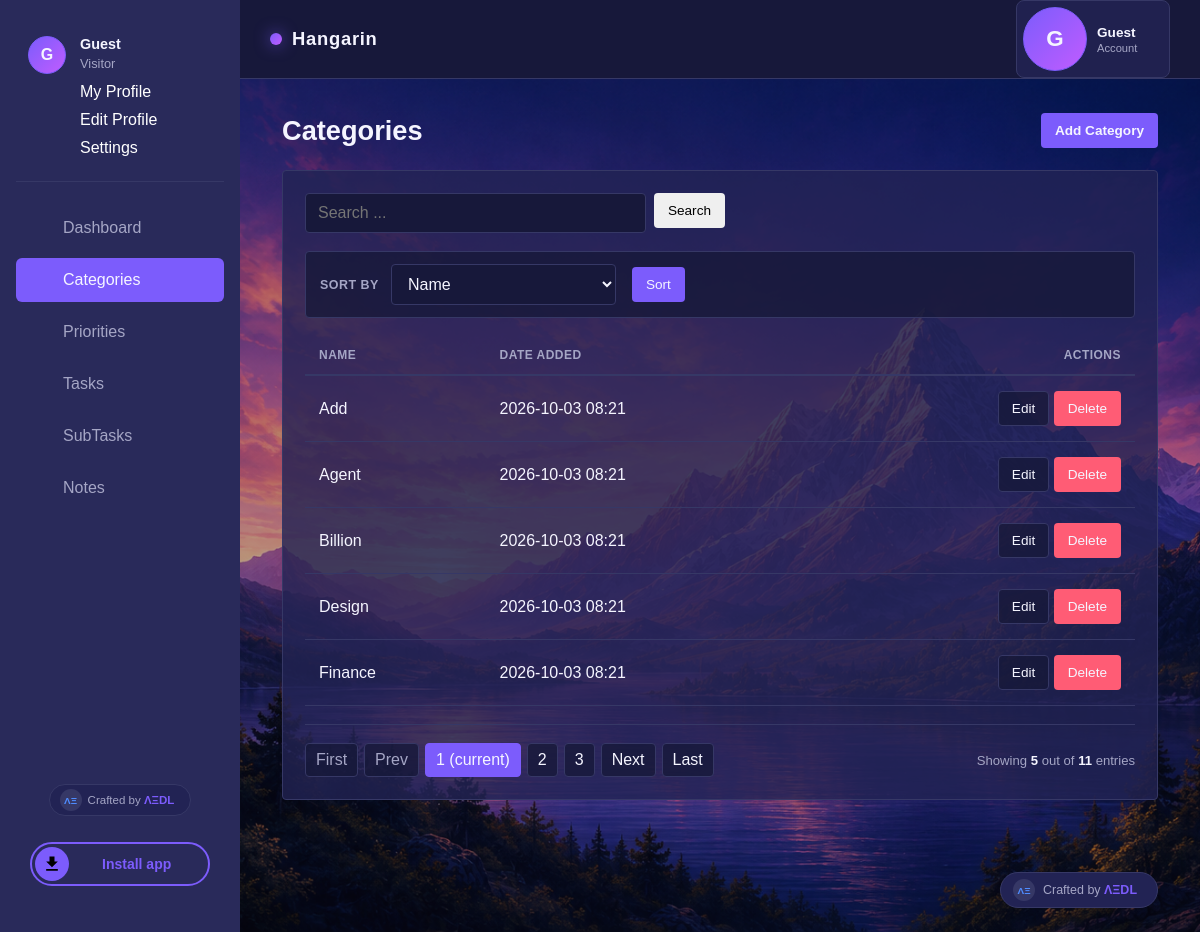
Page /categories/ on the committed database.
### app/models.py (models this page shows, shortened)
class Category(models.Model):
    name = models.CharField(max_length=100, unique=True)
    created_at = models.DateTimeField(auto_now_add=True)

### app/views.py (the view)
# urls.py: path('categories/', views.CategoryListView.as_view(), name='category-list'),
class CategoryListView(SearchSortListView):
	model = Category
	template_name = 'hangarin/category_list.html'
	context_object_name = 'categories'
	search_fields = ('name',)
	allowed_sort_fields = ('name', '-name', 'created_at', '-created_at')

### app/views.py (called while the page is built)
	def get_queryset(self):
		queryset = self.model.objects.all()
		query = self.request.GET.get('q', '').strip()
		if query:
			search = Q()
			for field in self.search_fields:
				search |= Q(**{f'{field}__icontains': query})
			queryset = queryset.filter(search)
		sort_by = self.request.GET.get('sort_by', self.default_sort)
		if sort_by not in self.allowed_sort_fields:
			sort_by = self.default_sort
		self.sort_by = sort_by
		return queryset.order_by(sort_by)

	def get_context_data(self, **kwargs):
		context = super().get_context_data(**kwargs)
		context['q'] = self.request.GET.get('q', '')
		context['sort_by'] = self.sort_by
		return context

### app/templates/hangarin/category_list.html (shortened to what this page needs)
{% extends 'base.html' %}
{% block content %}
<main class="content tab-page tab-page-categories">
  <div class="container-fluid tab-container">
    <h4 class="page-title d-flex justify-content-between align-items-center">
      <span>Categories</span>
      <a href="{% url 'category-add' %}" class="btn btn-primary btn-sm">Add Category</a>
    </h4>
    <section class="card tab-card">
      <div class="card-body table-responsive">
        {% include 'includes/search_form.html' %}
        {% with current=sort_by|default:'name' %}
        <div class="sort-toolbar">
          <form method="get" class="row g-2 align-items-center">
            <div class="col-auto">
              <label for="categorySortSelect" class="col-form-label">Sort by</label>
            </div>
            <div class="col-auto">
              <select class="form-control form-control-sm" id="categorySortSelect" name="sort_by" onchange="this.form.submit()">
                <option value="name" {% if current == 'name' %}selected{% endif %}>Name</option>
              </select>
            </div>
            <div class="col-auto">
              <button type="submit" class="btn btn-primary btn-sm btn-rounded">Sort</button>
            </div>
          </form>
        </div>
        {% endwith %}
        <table class="table">
          <thead>
            <tr>
              <th>Name</th>
              <th>Date added</th>
              <th class="text-right">Actions</th>
            </tr>
          </thead>
          <tbody>
            {% for category in categories %}
            <tr>
              <td>{{ category.name }}</td>
              <td>{{ category.created_at|date:'Y-m-d H:i' }}</td>
              <td class="text-right">
                <a href="{% url 'category-edit' category.pk %}" class="btn btn-sm btn-secondary">Edit</a>
                <a href="{% url 'category-delete' category.pk %}?next={{ request.get_full_path|urlencode }}" class="btn btn-sm btn-danger">Delete</a>
              </td>
            </tr>
            {% empty %}
            <tr>
              <td colspan="3">No categories yet.</td>
            </tr>
            {% endfor %}
          </tbody>
        </table>
        {% include 'includes/pagination.html' %}
      </div>
    </section>
  </div>
</main>
{% endblock %}

### static/css/dashboard-clean.css (style rules this page uses)
:root { --sidebar-width: 240px; --color-page: #0f1026; --color-secondary-page: #17183a; --color-panel: #222354; --color-sidebar: #292a5a; --color-sidebar-hover: #363866; --color-ink: #f5f5ff; --color-muted: #a5a6c5; --color-blue: #7c5cfc; --color-blue-hover: #9278ff; --color-install-contrast: #000000; --color-cyan: #4f8cff; --color-magenta: #c05cff; --color-success: #38d39f; --color-warning: #ffb84d; --color-danger: #ff5c75; --color-border: #363866; --color-soft-border: #363866; --color-soft: #17183a; --color-input: #17183a; --container-panel: color-mix(in srgb, var(--color-panel) 80%, transparent); --container-soft: color-mix(in srgb, var(--color-soft) 80%, transparent); --content-padding: 34px 42px 48px; --radius: 4px; --transition: 150ms ease; }
* { box-sizing: border-box; }
body { margin: 0; background: var(--color-page); background-image: url('../img/background.png'); background-position: center; background-repeat: no-repeat; background-size: cover; background-attachment: fixed; color: var(--color-ink); font-family: Arial, sans-serif; }
html[data-theme="nebula"] body { background-image: url('../img/background.png'); }
.content, .dashboard-content { min-height: calc(100vh - 72px); padding: var(--content-padding); background: transparent; }
.content .container-fluid { max-width: 1180px; margin: 0 auto; }
.tab-container { width: 100%; }
.tab-card { min-height: 240px; }
.dashboard-header, .panel-heading, .content .page-title { display: flex; align-items: center; justify-content: space-between; gap: 18px; }
.dashboard-header h1, .panel-heading h2, .content .page-title { color: var(--color-ink); }
.dashboard-header h1, .panel-heading h2, .content .page-title { margin-top: 0; }
.dashboard-action, .content .btn { display: inline-block; border-radius: var(--radius); text-decoration: none; cursor: pointer; }
.metric-card, .dashboard-panel, .content .card { background: var(--container-panel); border: 1px solid var(--color-border); border-radius: var(--radius); }
.content .page-title { margin-bottom: 22px; font-size: 1.7rem; }
.content .card { overflow: hidden; }
.content .card-body { padding: 22px; }
.content .table-responsive { overflow-x: auto; }
.content .table { width: 100%; margin: 18px 0 0; border-collapse: collapse; color: var(--color-ink); text-align: left; }
.content .table th { padding: 12px 14px; border-bottom: 2px solid var(--color-border); color: var(--color-muted); font-size: 0.75rem; letter-spacing: 0.04em; text-transform: uppercase; }
.content .table td { padding: 15px 14px; border-bottom: 1px solid var(--color-soft-border); vertical-align: middle; }
.content .text-right { text-align: right; }
.content .btn { padding: 9px 13px; border: 1px solid transparent; font-size: 0.85rem; }
.content .btn-primary { background: var(--color-blue); color: var(--color-ink); }
.content .btn-secondary, .content .btn-light { border-color: var(--color-border); background: var(--container-soft); color: var(--color-ink); }
.content .btn-danger { background: var(--color-danger); color: var(--color-ink); }
.content .form-control, .content select, .content input, .content textarea { width: 100%; padding: 10px 12px; border: 1px solid var(--color-border); border-radius: var(--radius); background: var(--color-input); color: var(--color-ink); font: inherit; }
.content label { display: block; margin-bottom: 7px; color: var(--color-ink); font-size: 0.88rem; font-weight: 600; }
.search-toolbar, .sort-toolbar { display: flex; align-items: center; flex-wrap: wrap; gap: 10px; }
.search-toolbar .btn, .sort-toolbar .btn { white-space: nowrap; }
.sort-toolbar { padding: 12px 14px; margin-bottom: 4px; border: 1px solid var(--color-soft-border); border-radius: var(--radius); background: var(--container-soft); }
.sort-toolbar form { display: flex; align-items: center; flex-wrap: wrap; gap: 12px; width: 100%; }
.sort-toolbar .col-auto { display: flex; align-items: center; }
.sort-toolbar label { margin: 0; color: var(--color-muted); font-size: 0.78rem; letter-spacing: 0.04em; text-transform: uppercase; }
.sort-toolbar select { width: auto; min-width: 180px; }
.sort-toolbar .btn { margin-left: 4px; }
.content .table td:last-child { white-space: nowrap; }

### rows in the picture
Category: name "Add", created_at "2026-10-03 08:21"
Category: name "Agent", created_at "2026-10-03 08:21"
Category: name "Billion", created_at "2026-10-03 08:21"
Category: name "Design", created_at "2026-10-03 08:21"
Category: name "Finance", created_at "2026-10-03 08:21"

### other values in the picture
{{ request.user.username|default:'G'|slice:':1'|upper }} "G"
{{ request.user.username|default:'Guest' }} "Guest"
{{ request.user.is_authenticated|yesno:'Administrator,Visitor' }} "Visitor"
{{ page_num }} "1"
{{ page_num }} "2" "3"
{{ object_list.count }} "5"
{{ paginator.count }} "11"
